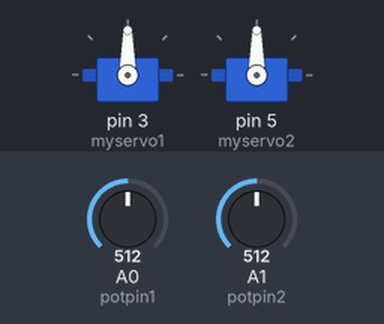
This sketch was run on a simulated Arduino Uno, built with avr-gcc and run on an emulated ATmega328P. On the bench: 2 × servo. The inputs (shaded band) are chosen by the test bench; at power-on: A0 (potpin1) = 512, A1 (potpin2) = 512.

Above: at 1.2 s.
1.3 s: A0 (potpin1) set to 716
At 1.9 s:
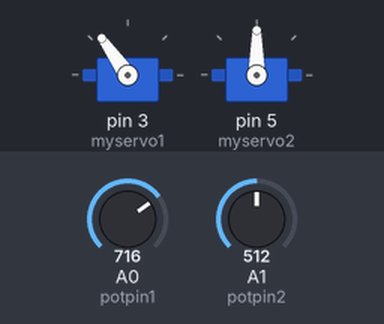
2.8 s: A1 (potpin2) set to 716
At 4.0 s:
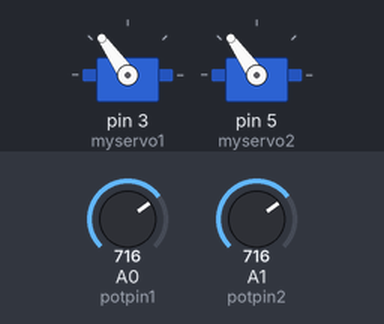
4.3 s: A0 (potpin1) set to 900
At 5.3 s:
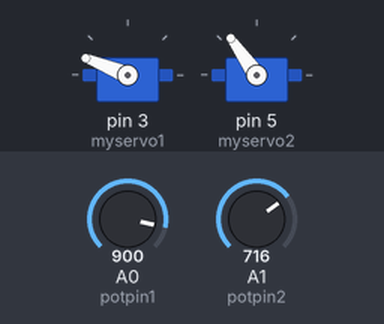
5.8 s: A1 (potpin2) set to 900
At 7.0 s:
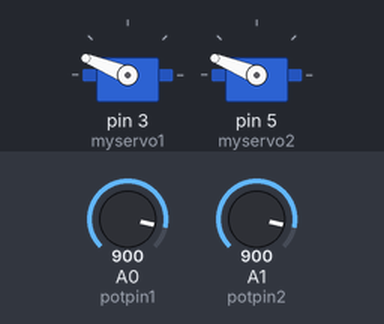
7.3 s: A0 (potpin1) set to 1023
At 8.3 s:
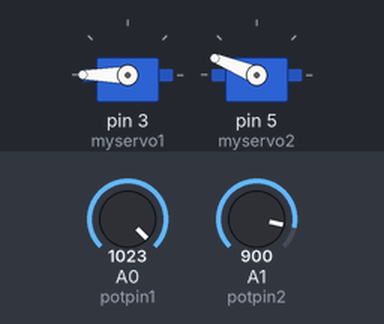
8.8 s: A1 (potpin2) set to 1023
At 9.4 s:
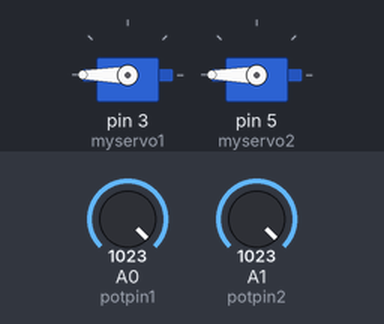
Timing chart, 0 to 11.3 s (numbered marks = the images above; inputs shaded):
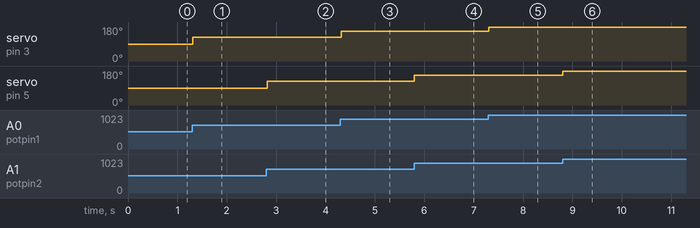

Measured:
- after the input at 1.3 s, servo on pin 3 (myservo1): 90° → 125° at once
- after the input at 2.8 s, servo on pin 5 (myservo2): 90° → 125° at once
- after the input at 4.3 s, servo on pin 3 (myservo1): 125° → 158° at once
- after the input at 5.8 s, servo on pin 5 (myservo2): 125° → 158° at once
- after the input at 7.3 s, servo on pin 3 (myservo1): 158° → 180° at once
- after the input at 8.8 s, servo on pin 5 (myservo2): 158° → 180° at once

The sketch:

joy.ino
```cpp
#include <Servo.h>

Servo myservo1;  // create servo object to control a servo
Servo myservo2;

int potpin1 = A0;  // analog pin used to connect the potentiometer
int val1;    // variable to read the value from the analog pin
int potpin2 = A1;  // analog pin used to connect the potentiometer
int val2;
void setup()
{
  myservo1.attach(3);  // attaches the servo on pin 9 to the servo object
  myservo2.attach(5);
}

void loop()
{
  val1 = analogRead(potpin1);            // reads the value of the potentiometer (value between 0 and 1023)
  val1 = map(val1, 0, 1023, 0, 180);     // scale it to use it with the servo (value between 0 and 180)
  myservo1.write(val1);                  // sets the servo position according to the scaled value

  val2 = analogRead(potpin2);            // reads the value of the potentiometer (value between 0 and 1023)
  val2 = map(val2, 0, 1023, 0, 180);     // scale it to use it with the servo (value between 0 and 180)
  myservo2.write(val2);
  delay(15);                           // waits for the servo to get there
}
```
